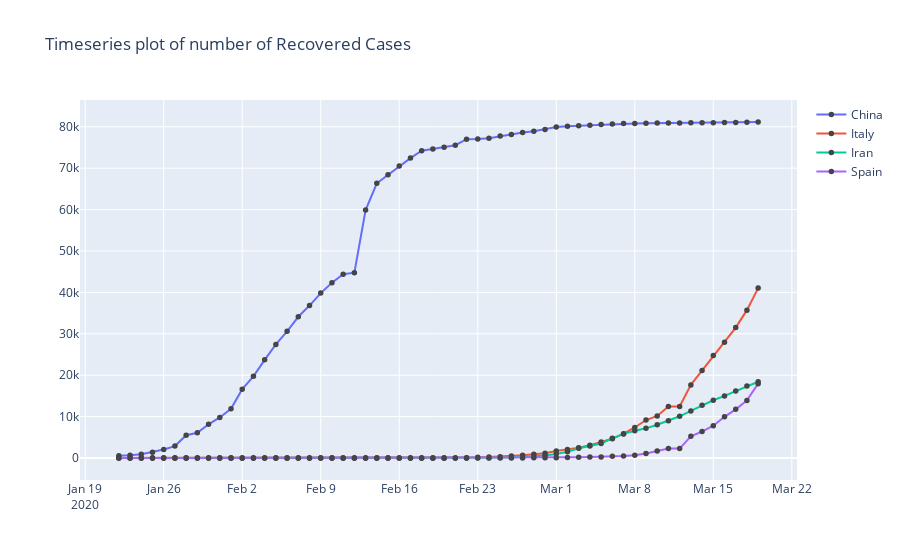

Here is the notebook cell this chart was saved with:
### Code cell
fig = go.Figure()
for country in ['China',"Italy","Iran","Spain"]:
   

    fig.add_trace(go.Scatter(
        x=data[data['Country']==country]['Date'],
        y=data[data['Country']==country]['Confirmed'],
        name = country, # Style name/legend entry with html tags
        connectgaps=True # override default to connect the gaps
    ))
fig.update_layout(title="Timeseries plot of number of Recovered Cases")  
fig.update_traces(mode='markers+lines', marker_line_width=2.5, marker_size=3)
fig.show()
